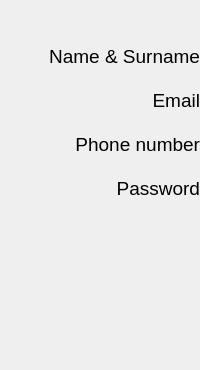
        <widget class="QWidget" name="settingsChoice">
         <property name="font">
          <font>
           <pointsize>9</pointsize>
          </font>
         </property>
         <property name="styleSheet">
          <string notr="true">QPushButton {
border-radius: 0;
padding: 5px 0;
background: transparent;
color: black;
}</string>
         </property>
         <layout class="QVBoxLayout" name="verticalLayout_3">
          <property name="spacing">
           <number>11</number>
          </property>
          <property name="leftMargin">
           <number>0</number>
          </property>
          <property name="topMargin">
           <number>0</number>
          </property>
          <property name="rightMargin">
           <number>0</number>
          </property>
          <property name="bottomMargin">
           <number>0</number>
          </property>
          <item>
           <spacer name="verticalSpacer_7">
            <property name="orientation">
             <enum>Qt::Vertical</enum>
            </property>
            <property name="sizeType">
             <enum>QSizePolicy::Fixed</enum>
            </property>
            <property name="sizeHint" stdset="0">
             <size>
              <width>20</width>
              <height>40</height>
             </size>
            </property>
           </spacer>
          </item>
          <item>
           <widget class="QPushButton" name="nameSurnameButton">
            <property name="font">
             <font>
              <pointsize>14</pointsize>
              <bold>false</bold>
              <underline>false</underline>
             </font>
            </property>
            <property name="layoutDirection">
             <enum>Qt::RightToLeft</enum>
            </property>
            <property name="styleSheet">
             <string notr="true">QPushButton { text-align: right; }</string>
            </property>
            <property name="locale">
             <locale language="English" country="UnitedStates"/>
            </property>
            <property name="text">
             <string>Name &amp;&amp; Surname</string>
            </property>
            <property name="icon">
             <iconset resource="Images.qrc">
              <normaloff>:/icons/content/chevron-right.svg</normaloff>:/icons/content/chevron-right.svg</iconset>
            </property>
            <property name="iconSize">
             <size>
              <width>26</width>
              <height>26</height>
             </size>
            </property>
           </widget>
          </item>
          <item>
           <widget class="QPushButton" name="emailButton">
            <property name="font">
             <font>
              <pointsize>14</pointsize>
              <bold>false</bold>
              <underline>false</underline>
             </font>
            </property>
            <property name="layoutDirection">
             <enum>Qt::RightToLeft</enum>
            </property>
            <property name="styleSheet">
             <string notr="true">QPushButton { text-align: right; }</string>
            </property>
            <property name="text">
             <string>Email</string>
            </property>
            <property name="icon">
             <iconset resource="Images.qrc">
              <normaloff>:/icons/content/chevron-right.svg</normaloff>:/icons/content/chevron-right.svg</iconset>
            </property>
            <property name="iconSize">
             <size>
              <width>26</width>
              <height>26</height>
             </size>
            </property>
           </widget>
          </item>
          <item>
           <widget class="QPushButton" name="phoneButton">
            <property name="font">
             <font>
              <pointsize>14</pointsize>
              <bold>false</bold>
              <underline>false</underline>
             </font>
            </property>
            <property name="layoutDirection">
             <enum>Qt::RightToLeft</enum>
            </property>
            <property name="styleSheet">
             <string notr="true">QPushButton { text-align: right; }</string>
            </property>
            <property name="text">
             <string>Phone number</string>
            </property>
            <property name="icon">
             <iconset resource="Images.qrc">
              <normaloff>:/icons/content/chevron-right.svg</normaloff>:/icons/content/chevron-right.svg</iconset>
            </property>
            <property name="iconSize">
             <size>
              <width>26</width>
              <height>26</height>
             </size>
            </property>
           </widget>
          </item>
          <item>
           <widget class="QPushButton" name="passwordButton">
            <property name="font">
             <font>
              <pointsize>14</pointsize>
              <bold>false</bold>
              <underline>false</underline>
             </font>
            </property>
            <property name="layoutDirection">
             <enum>Qt::RightToLeft</enum>
            </property>
            <property name="styleSheet">
             <string notr="true">QPushButton { 
text-align: right; 
}</string>
            </property>
            <property name="locale">
             <locale language="English" country="UnitedStates"/>
            </property>
            <property name="text">
             <string>Password</string>
            </property>
            <property name="icon">
             <iconset resource="Images.qrc">
              <normaloff>:/icons/content/chevron-right.svg</normaloff>:/icons/content/chevron-right.svg</iconset>
            </property>
            <property name="iconSize">
             <size>
              <width>26</width>
              <height>26</height>
             </size>
            </property>
           </widget>
          </item>
          <item>
           <spacer name="verticalSpacer_4">
            <property name="orientation">
             <enum>Qt::Vertical</enum>
            </property>
            <property name="sizeHint" stdset="0">
             <size>
              <width>20</width>
              <height>40</height>
             </size>
            </property>
           </spacer>
          </item>
          <item>
           <widget class="QLabel" name="ivecoImage">
            <property name="text">
             <string/>
            </property>
           </widget>
          </item>
          <item>
           <spacer name="verticalSpacer">
            <property name="orientation">
             <enum>Qt::Vertical</enum>
            </property>
            <property name="sizeType">
             <enum>QSizePolicy::MinimumExpanding</enum>
            </property>
            <property name="sizeHint" stdset="0">
             <size>
              <width>20</width>
              <height>100</height>
             </size>
            </property>
           </spacer>
          </item>
         </layout>
        </widget>
